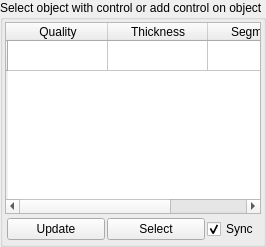
         <widget class="QGroupBox" name="SetupCharacter">
          <property name="title">
           <string>Select object with control or add control on object</string>
          </property>
          <property name="flat">
           <bool>false</bool>
          </property>
          <property name="checkable">
           <bool>false</bool>
          </property>
          <layout class="QVBoxLayout" name="verticalLayout_2">
           <property name="spacing">
            <number>2</number>
           </property>
           <property name="margin">
            <number>2</number>
           </property>
           <item>
            <widget class="QTableWidget" name="tableWidget">
             <row>
              <property name="text">
               <string/>
              </property>
             </row>
             <column>
              <property name="text">
               <string>Quality</string>
              </property>
             </column>
             <column>
              <property name="text">
               <string>Thickness</string>
              </property>
             </column>
             <column>
              <property name="text">
               <string>Segments</string>
              </property>
             </column>
            </widget>
           </item>
           <item>
            <widget class="QWidget" name="widget" native="true">
             <layout class="QHBoxLayout" name="horizontalLayout_4">
              <property name="spacing">
               <number>2</number>
              </property>
              <property name="margin">
               <number>2</number>
              </property>
              <item>
               <widget class="QPushButton" name="reloadObjectsButton">
                <property name="sizePolicy">
                 <sizepolicy hsizetype="Expanding" vsizetype="Fixed">
                  <horstretch>0</horstretch>
                  <verstretch>0</verstretch>
                 </sizepolicy>
                </property>
                <property name="statusTip">
                 <string>Reload object in View</string>
                </property>
                <property name="text">
                 <string>Update</string>
                </property>
                <property name="-command" stdset="0">
                 <string>updateCRCObjectsInScene</string>
                </property>
               </widget>
              </item>
              <item>
               <widget class="QPushButton" name="selectObjectButton">
                <property name="sizePolicy">
                 <sizepolicy hsizetype="Expanding" vsizetype="Fixed">
                  <horstretch>0</horstretch>
                  <verstretch>0</verstretch>
                 </sizepolicy>
                </property>
                <property name="text">
                 <string>Select</string>
                </property>
                <property name="-c" stdset="0">
                 <string>selectCRCObject</string>
                </property>
               </widget>
              </item>
              <item>
               <widget class="QCheckBox" name="syncSelectCheckBox">
                <property name="text">
                 <string>Sync</string>
                </property>
                <property name="checked">
                 <bool>true</bool>
                </property>
               </widget>
              </item>
             </layout>
            </widget>
           </item>
          </layout>
         </widget>
